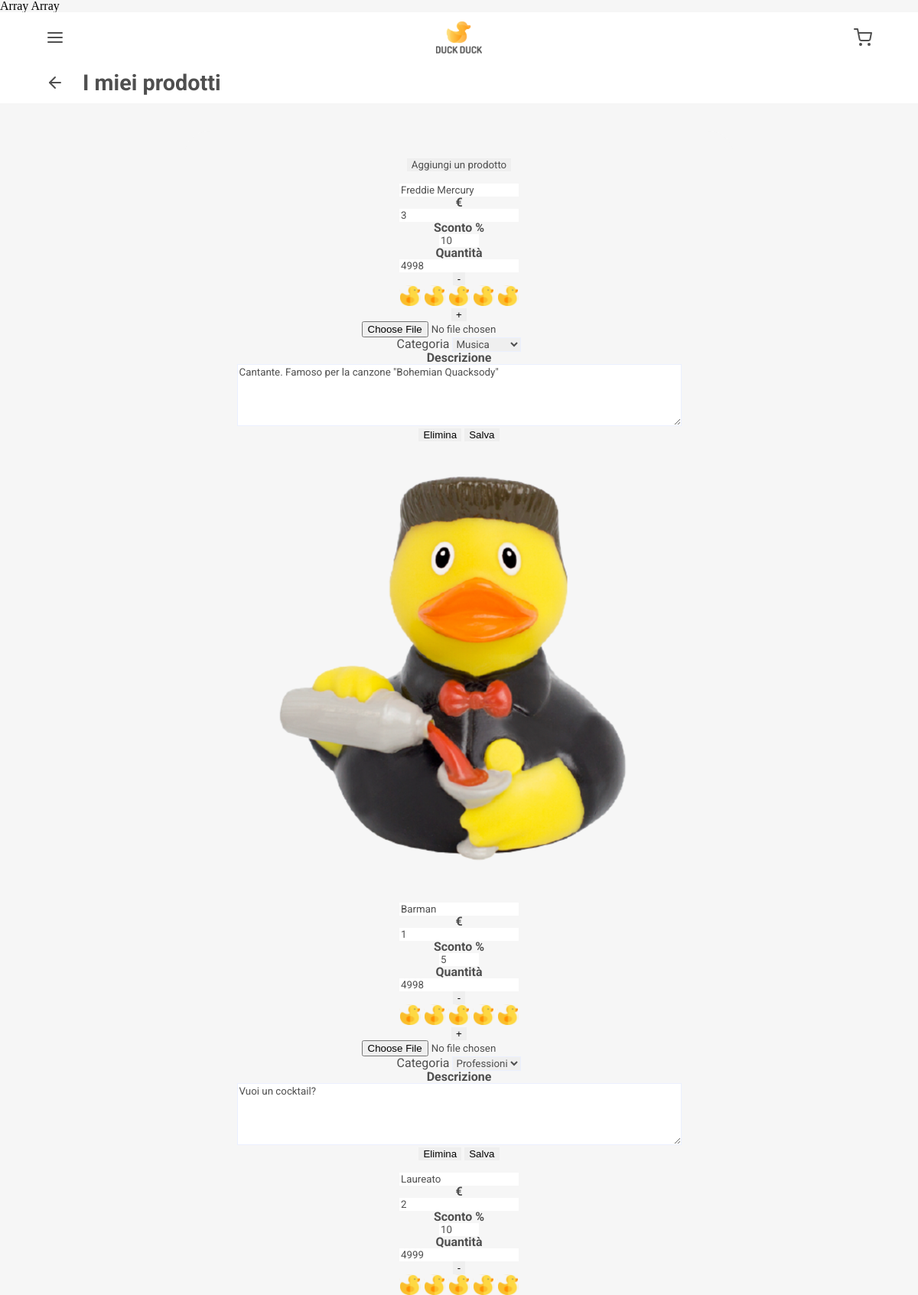
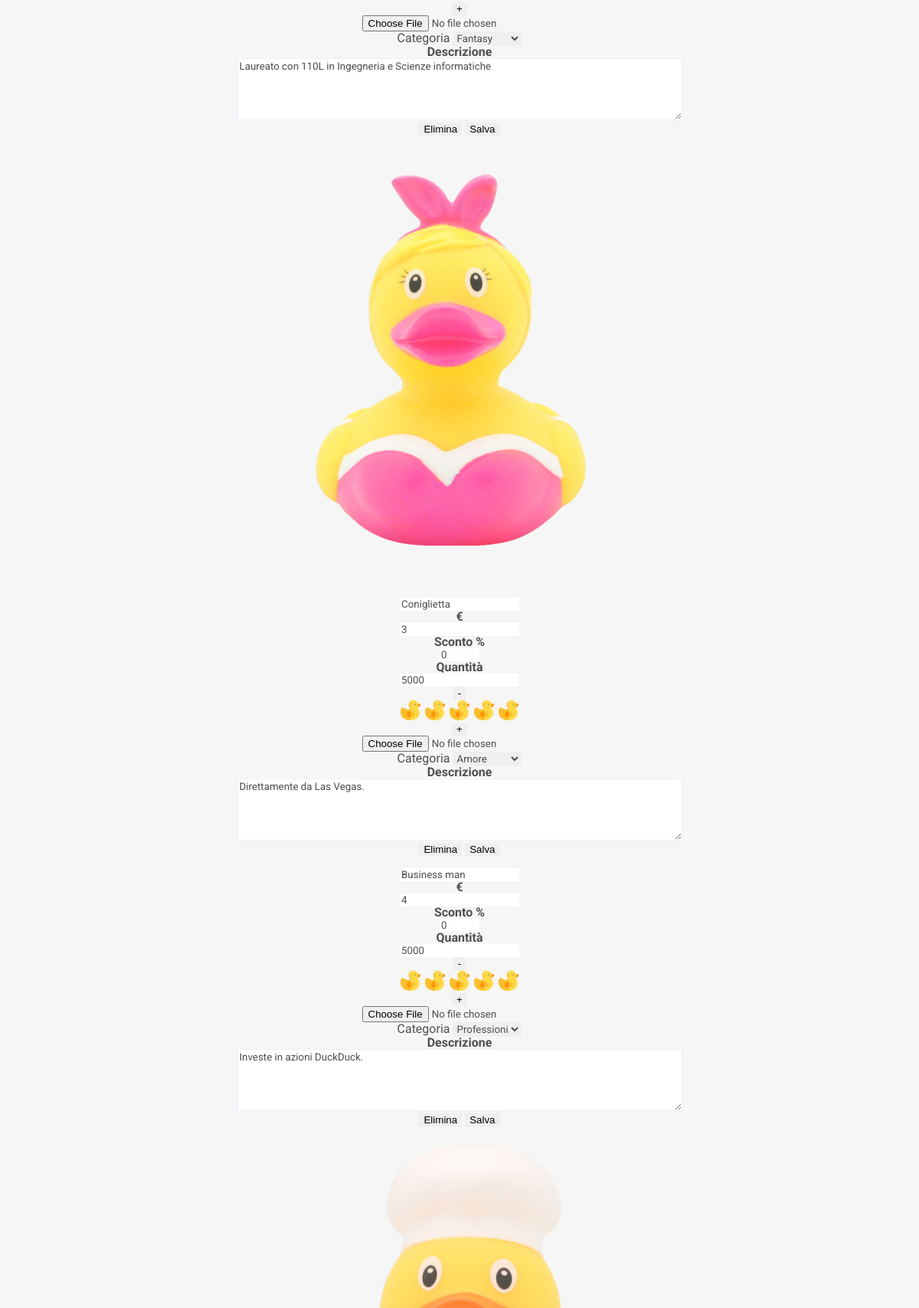
Page /products.php (signed in, upper part) on the committed database (2 pictures, top to bottom).
### tables this page shows
CREATE TABLE `normal_products` (
  `id_normal_product` int(11) NOT NULL,
  `name` varchar(30) NOT NULL,
  `description` varchar(500) NOT NULL,
  `image` varchar(100) NOT NULL,
  `amount` int(11) NOT NULL,
  `discount` int(11) NOT NULL,
  `price` int(11) NOT NULL,
  `addition_date` date NOT NULL,
  `id_seller` int(11) NOT NULL,
  `id_dimension` int(11) NOT NULL,
  `id_category` int(11) NOT NULL
);

CREATE TABLE `categories` (
  `id_category` int(11) NOT NULL,
  `name` varchar(30) NOT NULL,
  `image` varchar(100) NOT NULL
);

### utils/functions.php (called while the page is built, shortened)
<?php
function userIsLogged(){
    return isset($_SESSION['loggedin']) && $_SESSION['loggedin'] == true;
}
function isSeller(){
    return $_SESSION['type'] == "seller";
}
function getProductSize($product, $dimensions){
    $dim = 3;
    foreach ($dimensions as $dimension) {
        if ($product->getDimension() == $dimension->getId()) {
            $dim = $dimension->getSize();
            break;
        }
    }
    return $dim;
}
function toArray($value){
    $arr = [];
    foreach($value as $v){
        array_push($arr,$v);
    }
    return $arr;
}

### db/database.php (called while the page is built, shortened)
<?php
require_once __DIR__."/products_db.php";
require_once __DIR__."/categories_db.php";
class DbHelper{
    private $products;
    private $categories;
    public function __construct($servername, $username, $password, $dbname){
        $this->db = new mysqli($servername, $username, $password, $dbname);
        $this->products = new ProductsHelper($this->db);
        $this->categories = new CategoriesHelper($this->db);
    }
    public function products(){
        return $this->products;
    }
    public function categories(){
        return $this->categories;
    }
}
?>

### db/connections.php (called while the page is built)
<?php
require_once __DIR__."/database.php";
class DbConnections{
    public static function mySqlConnection(){
        return new DbHelper("localhost", "root", "", "rubber_shop");
    }
}
?>

### db/products_db.php (called while the page is built, shortened)
<?php
require_once __DIR__."/../model/product.php";
require_once __DIR__."/../model/dimension.php";
class ProductsHelper
{
    private $db;
    private $SELLER = "id_seller";
    function __construct($db)
    {
        $this->db = $db;
    }
    public function getProductsBySeller($id_seller)
    {
        $query = "SELECT *
         FROM normal_products WHERE $this->SELLER=?";
        $stmt = $this->db->prepare($query);
        $stmt->bind_param('i', $id_seller);
        $stmt->execute();
        $result = $stmt->get_result();
        return $this->toProducts($result->fetch_all(MYSQLI_ASSOC));
    }
    public function getDimensions()
    {
        $query = "SELECT *
        FROM dimensions ORDER BY size ASC";
        $stmt = $this->db->prepare($query);
        $stmt->execute();
        $result = $stmt->get_result();
        try {
            return $this->toDimension($result->fetch_all(MYSQLI_ASSOC));
        } catch (Exception $e) {
            return false;
        }
    }
}

### db/categories_db.php (called while the page is built, shortened)
<?php
require_once  __DIR__."/../model/category.php";
class CategoriesHelper{
    private $db;
    function __construct($db){
        $this->db = $db;
    }
    public function getCategories(){
        $query = "SELECT *
        FROM categories";
        $stmt = $this->db->prepare($query);
        $stmt->execute();
        $result = $stmt->get_result();
        return $this->toCategory($result->fetch_all(MYSQLI_ASSOC));
    }
}
?>

### model/product.php (called while the page is built, shortened)
<?php
class Product
{
        protected $id;
        protected $name;
        protected $description;
        protected $image_path;
        protected $price;
        protected $dimension;
        protected $amount;
        protected $discount;
        protected $category;
        public function __construct(
                $id,
                $name,
                $description,
                $image_path,
                $price,
                $dimension,
                $amount,
                $discount,
                $seller,
                $category,
                $addition_date
        ) {
                $this->id = $id;
                $this->name = $name;
                $this->image_path = $image_path;
                $this->description = $description;
                $this->price = $price;
                $this->amount = $amount;
                $this->dimension = $dimension;
                $this->discount = $discount;
                $this->category = $category;
        }
        public function getDescription()
        {
                return $this->description;
        }
        public function getImagePath()
        {
                return $this->image_path;
        }
        public function getPrice()
        {
                return $this->price;
        }
        public function getDimension()
        {
                return $this->dimension;
        }
        public function getAmount()
        {
                return $this->amount;
        }
        public function getName()
        {
                return $this->name;
        }
        public function getDiscount()
        {
                return $this->discount;
        }
        public function getId()
        {
                return $this->id;
        }
        public function getCategory()
        {
                return $this->category;
        }
}

### model/dimension.php (called while the page is built, shortened)
<?php
    class Dimension implements JsonSerializable{
        private $id;
        private $size;
        public function __construct($id,$width,$height,$depth,$price,$size,$name){
            $this->id= $id;
            $this->size = $size;
        }
        public function getId()
        {
                return $this->id;
        }
        public function getSize()
        {
                return $this->size;
        }
    }
?>

### model/category.php (called while the page is built, shortened)
<?php
class Category{
    private $id;
    private $name;
    function __construct($id, $name, $image){
        $this->id = $id;
        $this->name = $name;
    }
    public function getId()
    {
        return $this->id;
    }
    public function getName()
    {
        return $this->name;
    }
}
?>

### template/product_small.php (the view, shortened to what this page needs)
<?php
require_once "model/product.php";
require_once "model/dimension.php";
require_once "template/common.php";
function sellerProductCard($product, $categories, $dimensions)
{
    $dim = getProductSize($product,$dimensions);
    $var = '
    <article id="' . $product->getId() . '">
        <form enctype="multipart/form-data">
            <input type="hidden" name="id" value="' . $product->getId() . '"/>
            <input type="hidden" name="type" value="normal">
            <div class="box">
                <div class="container">
                    <div class="center">
                        <img alt="" src="' . $product->getImagePath() . '">
                    </div>
                    <div>
                        <label for="name_' . $product->getId() . '" hidden>Nome</label>
                        <input type="text" name="name" id="name_' . $product->getId() . '" value="' . $product->getName() . '">
                        <div class="container">
                            <h2>€</h2>
                            <label for="price_' . $product->getId() . '" hidden>Prezzo</label>
                            <input type="number" id="price_' . $product->getId() . '" step="0.01" min="0" name="price" value="' . ($product->getPrice()/100) . '">
                        </div>
                        <div class="container">
                            <h2>Sconto %</h2>
                            <label for="discount_' . $product->getId() . '" hidden>Sconto</label>
                            <input type="number" id="discount_' . $product->getId() . '" min="0" max="100" name="discount" value="' . $product->getDiscount() . '">
                        </div>
                        <div class="container">
                            <h2>Quantità</h2>
                            <label for="amount_' . $product->getId() . '" hidden>Quantità</label>
                            <input type="number" min="0" id="amount_' . $product->getId() . '" step="1" name="amount" value="' . $product->getAmount() . '">
                        </div>
                    </div>
                </div>
                ';
    $var .= sizeSelector($dim, $product->getId());
    $var .= '
                <div>
                <label for="loaded_image_' . $product->getId() . '" hidden>Immagine</label>
                <input type="file" id="loaded_image_' . $product->getId() . '" name="img">
                </div>
                <div class="container">
                    <label for="category_' . $product->getId() . '">Categoria</label>
                    <select id="category_' . $product->getId() . '" name="category">';
    foreach ($categories as $category) {
        $var .= '<option ' . ($product->getCategory() == $category->getId() ? "selected" : "") . ' value="' . $category->getId() . '">' . $category->getName() . '</option>';
    }
    $var .= '
                </select>
                </div>
                <h2>Descrizione</h2>
                <div class="container">
                    <label for="description_' . $product->getId() . '" hidden>Descrizione</label>
                    <textarea id="description_' . $product->getId() . '" name="description" cols="80" rows="5">' . $product->getDescription() . '</textarea>
                </div>
                <div class="container">
                    <button type="button" id="delete_' . $product->getId() . '">Elimina</button>
                    <button type="submit" id="save_' . $product->getId() . '">Salva</button>
                </div>
            </div>
        </form>
    </article>';
    return $var;
}

### products.php (shortened to what this page needs)
<?php
require_once "db/connections.php";
require_once "db/database.php";
require_once "utils/functions.php";
require_once "template/common.php";
if (userIsLogged()) {
    if (isSeller()) {
        $templateParams['title'] = "Prodotti";
        $templateParams['scripts'] = [
        '<script src="js/edit_products.js"></script>',
        '<script src="js/size_selector.js"></script>'];
        $templateParams['header_title'] = "I miei prodotti";
        $templateParams['styles'] = ['<link rel="stylesheet" type="text/css" href="./css/size_selector.css?'.time().'" />',
        '<link rel="stylesheet" type="text/css" href="./css/my_products.css?'.time().'" />'];
        require "template/common_top_html.php";
        require "template/header.php";
        $db = DbConnections::mySqlConnection();
        $seller_id = $_SESSION['id'];
        require "template/seller_products.php";
        require "template/footer.php";
        require "template/common_bottom_html.php";
    } else {
        die(displayError("Accesso negato"));
    }
} else {
    header("Location:login.php?type=seller");
}

### template/common_top_html.php (shortened to what this page needs)
<!DOCTYPE html>
    <html lang="it">
    <head>
        <link rel="stylesheet" type="text/css" href="./css/reset.css?<?php echo time() ?>" />
        <link rel="stylesheet" type="text/css" href="./css/style.css?<?php echo time() ?>" />
        <?php
            if(isset($templateParams["scripts"])){
                if(is_array($templateParams["scripts"])){
                    foreach($templateParams["scripts"] as $script){
                        echo $script;
                        echo "\r\n\t\t";
                    }
                } else {
                    echo $templateParams["scripts"];
                }
            }
        ?>
    </head>
    <body>

### template/header.php (shortened to what this page needs)
<header id="header">
        <div>
            <span  id="menu_icon" onclick="changeNav()" data-feather="menu"></span>
            <img onClick="location.href='index.php'" alt="Site Logo" src="./img/mix/svg/logo.svg"/>
            <div>
              <span onClick="location.href='cart.php'" data-feather="shopping-cart"></span>
            </div>
        </div>
        <?php
            if(isset($templateParams['header_title'])){
                echo
                '<div>
                    <span data-feather="arrow-left" onClick="history.back()"></span>
                    <h3>'.$templateParams['header_title'].'</h3>
                    <button type="button" id="filters" onClick="toggleFilters()"><img src="./img/mix/svg/filters.svg" alt="logo"/></button>
                </div>';
            }
        ?>
</header>
<main id="main">

### template/seller_products.php (shortened to what this page needs)
<section id="edit_products">
    <section>
        <form method="GET" action="new_product.php">
            <input type="submit" value="Aggiungi un prodotto" />
        </form>
    </section>
    <?php
    require_once "template/product_small.php";
    require_once "template/common.php";
    $products = $db->products()->getProductsBySeller($seller_id);
    $categories = toArray($db->categories()->getCategories());
    $dimensions = toArray($db->products()->getDimensions());
    foreach ($products as $product) {
        echo sellerProductCard($product, $categories,$dimensions);
    }
    ?>
</section>

### template/common.php (shortened to what this page needs)
<?php
$max_size = 5;
function sizeSelector($size, $id = null)
{
    global $max_size;
    $val =  '<section id="size_selector' . ($id !== null ? ("_" . $id) : "") . '">
        <input type="hidden" name="dimension" id="dimension' . ($id !== null ? ("_" . $id) : "") . '" value="' . $size . '"/>
        <div>
        <button type="button" id="decrease' . ($id !== null ? ("_" . $id) : "") . '">-</button><div>
        ';
    $val .= "\r\n";
    for ($i = 1; $i <= $max_size; $i++) {
        $val .= "\t\t";
        $val .= '<img alt="" src="./img/mix/svg/dimension-duck.svg" id="' . ($id !== null ? ($id . "_") : "") . 'selector_img' . $i . '"/>';
        $val .= "\r\n";
    }
    $val .= "\t\t" . '
    </div><button type="button" id="increase' . ($id !== null ? ("_" . $id) : "") . '">+</button>
    </div>
    </section>';
    return $val;
}

### template/footer.php (shortened to what this page needs)
</main>

### template/common_bottom_html.php (shortened to what this page needs)
    </body>
</html>

### css/style.css (style rules this page uses)
body { padding: 0; height: 100%; margin: 0 auto; background: #f6f6f6; overflow-x: hidden; }
h1,h2,h3,h4,h5,h6, p, label,input,select,option, textarea { color: #4f4f4f; font-family: Roboto; border-color: #EBF0FF; }
#header { background-color: white; position: sticky; top: 0; z-index: 99; }
#header > div:first-child { width: 100%; display: flex; padding: 1% 0; justify-content: center; align-items: center; }
#header > div:nth-child(2) { width: 100%; display: flex; align-items: center; padding-bottom: 1%; padding-top: 1%; }
h3, h2 { font-family: Roboto; font-style: normal; font-weight: bold; color: #4f4f4f; }
header svg { stroke: #4f4f4f; stroke-width: 2; }
#header > div:nth-child(1) > img { width: 5%; height: auto; margin: 0 auto ; }
#header div > svg:first-child { margin-left: 5%; }
#header div > div { margin-right: 5%; display: flex; flex-direction: column; align-items: flex-end; }
#header div > h3 { margin-left: 2%; font-size: 1.8rem; }
#main > section { background: #f6f6f6; border-radius: 35px; width: 60%; display: flex; flex-direction: column; justify-content: center; align-items: center; margin: 0 auto; text-align: center; padding-bottom: 3%; padding-top: 3%; }
#main { padding-top: 3%; background: transparent; }
#main { transition: margin-left 0.5s; }

### rows in the picture
normal_products: name "Freddie Mercury", price "3", discount "10", amount "4998", category "Musica", description "Cantante. Famoso per la canzone \"Bohemian Quacksody\""
normal_products: image (picture), name "Barman", price "1", discount "5", amount "4998", category "Professioni", description "Vuoi un cocktail?"
normal_products: name "Laureato", price "2", discount "10", amount "4999", category "Fantasy", description "Laureato con 110L in Ingegneria e Scienze informatiche"
normal_products: image (picture), name "Coniglietta", price "3", discount "0", amount "5000", category "Amore", description "Direttamente da Las Vegas."
normal_products: name "Business man", price "4", discount "0", amount "5000", category "Professioni", description "Investe in azioni DuckDuck."
normal_products: image (picture)

### other values in the picture
$templateParams['header_title'] "I miei prodotti"
